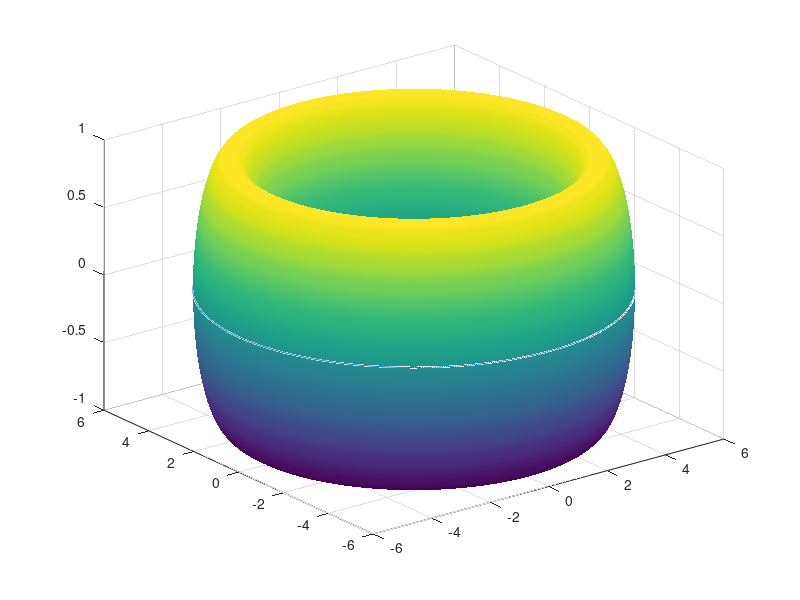

Here is the MATLAB script that generated this plot:
  clear,clc,close all
  a=1; c=5; theta_slope(1)=1; phi_slope(1)=0; %intitial condition  
  %(theta_slope,phi_slope)=(1,0) gives equator and (0,1) gives meridian as Geodesic
  phi(1)=0; theta(1)=0;  %initial point.  
  h = 0.01;% step size   
 
  %Solving using Runge-Kutta Method
    for i=1:1:628   % calculation loop
        phi(i+1) = phi_slope(i)*h + phi(i); theta(i+1) = theta_slope(i)*h + theta(i);
        G = @(p,tslope,pslope) ((2*a*sin(p)*tslope*pslope)/(c+a*cos(p)));
        F = @(p,tslope) ((-1/a)*(sin(p))*(c+(a*cos(p)))*(tslope^2));
    l_1 = h*G(phi(i),theta_slope(i),phi_slope(i));
    k_1 = h*F(phi(i),theta_slope(i));
    l_2 = h*G(phi(i),theta_slope(i)+(0.5*l_1),phi_slope(i)+(0.5*k_1));
    k_2 = h*F(phi(i),theta_slope(i)+(0.5*l_1));
    l_3 = h*G(phi(i),theta_slope(i)+(0.5*l_2),phi_slope(i)+(0.5*k_2));
    k_3 = h*F(phi(i),theta_slope(i)+(0.5*l_2));
    k_4 = h*F(phi(i),theta_slope(i)+l_3);
    l_4 = h*G(phi(i),theta_slope(i)+l_3,phi_slope(i)+k_3);
    theta_slope(i+1) = theta_slope(i) + (1/6)*(l_1+2*l_2+2*l_3+l_4)*h;% main equation
    phi_slope(i+1) = phi_slope(i) + (1/6)*(k_1+2*k_2+2*k_3+k_4)*h;
    end
%Plotting the Geodesic    
x1 = (c+a*cos(phi)).*cos(theta) ;
y1 = (c+a*cos(phi)).*sin(theta) ;
z1 = a*sin(phi) ;
z2 = z1';
X1 = reshape(x1,[],1);
Y1 = reshape(y1,[],1);
Z1 = reshape(z1,[],1);
plot3(X1,Y1,Z1);
hold on
grid on
%Plotting Torus
u=linspace(0,2*pi);
v1=linspace(0,2*pi);
[U,V] = meshgrid(u,v1) ;
X2 = (c+a*cos(V)).*cos(U) ;
Y2 = (c+a*cos(V)).*sin(U) ;
R = c+a*cos(V);
Z2 = a*sin(V) ;
surf(X2,Y2,Z2);
shading interp
